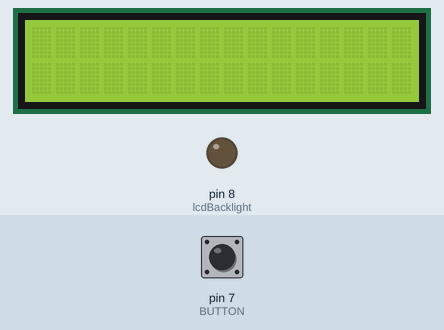
The sketch below on a simulated Arduino Uno, built with avr-gcc and run on an emulated ATmega328P. Shown: 16×2 character LCD, output pins drawn as LEDs (lit = HIGH). Inputs (shaded band) come from the test bench; at power-on: pin 7 (BUTTON) LOW. What the sketch prints to the serial monitor is not drawn.

Above: at 1.2 s.
1.3 s: pin 7 (BUTTON) pulled HIGH for 0.15 s
At 2.3 s:
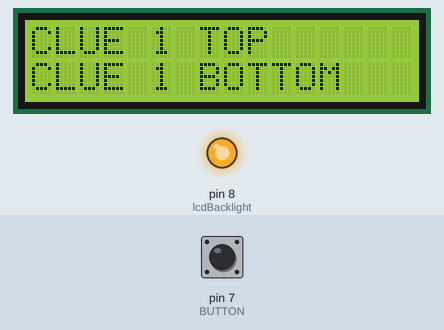
Timing chart, 0 to 14.8 s (numbered marks = the images above; inputs shaded):
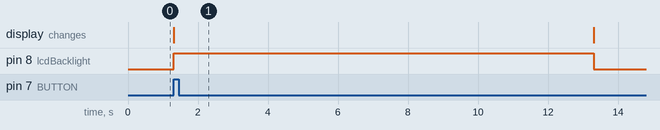

The sketch:

Arduino_marriage_proposal.ino
```cpp
//Marriage Proposal / Treasure Hunt Box
/* I wrote this code with the assistance of software developer Karolin Ecke to propose to my girlfriend. I surprised my girlfriend one day with
a locked 'treasure hunt' box, with an Arduino inside that powered an LCD screen for clues and a button to change to the next clue.
Each clue led her to a different location in our city where one of her friends was waiting with a key or combination to unlock a part of the box.
She said yes!*/

#define BUTTON 7
#define lcdBacklight 8

const int numMessages = 6; // Change depending on number of clues you want
int counter = 0; // Counter starts at 0 and goes up
String messagesA[numMessages] = {"CLUE 1 TOP", "CLUE 2 TOP","CLUE 3 TOP", "CLUE 4 TOP", "CLUE 5 TOP", "CLUE 6 TOP"}; // First row of LCD clues
String messagesB[numMessages] = {"CLUE 1 BOTTOM", "CLUE 2 BOTTOM","CLUE 3 BOTTOM", "CLUE 4 BOTTOM", "CLUE 5 BOTTOM", "CLUE 6 BOTTOM" }; // Second row of LCD clues
bool notPressed = true; // Makes sure only one clue appears each time the button is pressed
#include <LiquidCrystal.h> // include LCD library
LiquidCrystal lcd(12, 11, 5, 4, 3, 2); // tell LCD which pins to use on Arduino


void setup() {
  Serial.begin(9600);
  pinMode(BUTTON, INPUT);
  lcd.begin(16, 2); // LCD is 16 columns, 2 rows
  pinMode(lcdBacklight, OUTPUT);

}

void loop() {
  if (digitalRead(BUTTON) == HIGH )
  {
    if(notPressed)
    {
      Serial.println(messagesA[counter]);
      lcd.setCursor(0,0); // Set cursor to first row first line
      lcd.print(messagesA[counter]);
      lcd.setCursor(0,1); // Set cursor to first row first line
      digitalWrite(lcdBacklight, HIGH);
      lcd.print(messagesB[counter]);
      delay(12000);
      lcd.clear();
      digitalWrite(lcdBacklight, LOW);

      counter = counter + 1;
      if (counter >= numMessages) // When the counter hits an integer higher than the available number of clues, this code resets the counter (and clues) back to zero
      {
        counter = 0;
      }
    }
    notPressed = false;  // The button has been pressed
  }
  else if ( digitalRead(BUTTON) == LOW)
  {
    notPressed = true; // The button has been released so the loop can run again
  }
}
```

Measured:
- after the input at 1.3 s, pin 8 (lcdBacklight): LOW → HIGH at once, → LOW 12.0 s later; the display: changes at once (image 1)
